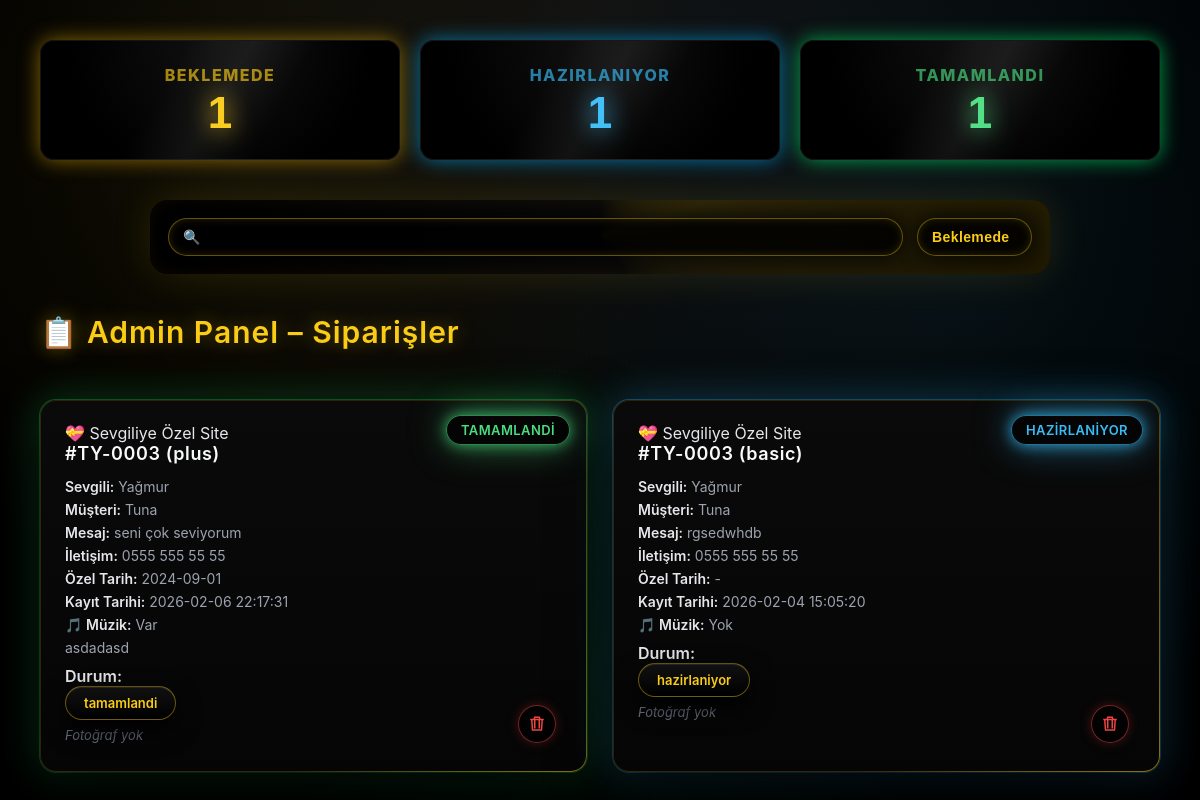
The page /admin/valentine on the database its author committed.
### tables this page shows
CREATE TABLE orders (
        id INTEGER PRIMARY KEY AUTOINCREMENT,
        order_number TEXT,
        package_name TEXT,
        lover_name TEXT,
        customer_name TEXT,
        message TEXT,
        special_date TEXT,
        custom_request TEXT,
        password_choice TEXT,
        site_password TEXT,
        contact TEXT,
        status TEXT DEFAULT 'beklemede',
        created_at DATETIME DEFAULT CURRENT_TIMESTAMP
    , form_type TEXT, music_choice TEXT, music_detail TEXT);

### app.py (the view)
@app.route("/admin/<form_type>")
def admin_form(form_type):
    return render_admin("form_type = ?", (form_type,))

### app.py (called while the page is built)
def db():
    return sqlite3.connect("database.db")

### templates/admin.html (shortened to what this page needs)
<!DOCTYPE html>
<html lang="tr">
<head>
  <link rel="stylesheet" href="static/admin.css">
</head>
<body>
<div class="gotham-dashboard">
  <div class="stat-card yellow">
    <span class="label">Beklemede</span>
    <span class="value" id="stat-beklemede">0</span>
  </div>
  <div class="stat-card blue">
    <span class="label">Hazırlanıyor</span>
    <span class="value" id="stat-hazirlaniyor">0</span>
  </div>
  <div class="stat-card green">
    <span class="label">Tamamlandı</span>
    <span class="value" id="stat-tamamlandi">0</span>
  </div>
</div>
<div class="gotham-filter">
  <div class="radar"></div>
  <input
    type="text"
    id="searchInput"
    placeholder="🔍"
  >
  <select id="statusFilter" name="status">
    <option value="beklemede">Beklemede</option>
  </select>
</div>
<h1>📋 Admin Panel – Siparişler</h1>
<div class="orders-grid">
{% for o in orders %}
  <div class="order" data-status="{{ o[9] }}">
    <div class="order-type">
      {% if o[12] == "valentine" %}
        💝 Sevgiliye Özel Site
      {% else %}
        📦 Genel Sipariş
      {% endif %}
    </div>
    <div class="status-badge">
      {{ o[9] }}
  </div>
    <h2>#{{ o[1] }} ({{ o[2] }})</h2>
    <p><b>Sevgili:</b> {{ o[3] }}</p>
    <p><b>Müşteri:</b> {{ o[4] }}</p>
    <p><b>Mesaj:</b> {{ o[5] }}</p>
    <p><b>İletişim:</b> {{ o[8] }}</p>
    <p><b>Özel Tarih:</b> {{ o[11] or "-" }}</p>
    <p><b>Kayıt Tarihi:</b> {{ o[10] }}</p>
    {% if o[6] == "yes" %}
      <p><b>🎵 Müzik:</b> Var</p>
      {% if o[7] %}
        <p class="music-detail">{{ o[7] }}</p>
      {% endif %}
    {% else %}
      <p><b>🎵 Müzik:</b> Yok</p>
    {% endif %}
    <form method="POST" action="/update-status" style="margin-top: 10px;">
      <label><b>Durum:</b></label>
      <div class="bat-select" data-name="status">
        <div class="bat-selected">{{ o[9] }}</div>
      </div>
    </form>
    {% if photo_map.get(o[0]) %}
      <div class="photos">
        {% for img in photo_map[o[0]] %}
          <img src="/uploads/{{ img }}" loading="lazy">
        {% endfor %}
      </div>
    {% else %}
      <p><i>Fotoğraf yok</i></p>
    {% endif %}
    <form method="POST" action="/delete-order" class="delete-form">
      <button type="button" class="delete-btn" data-order="{{ o[0] }}">
        <svg viewBox="0 0 24 24">
          <path d="M3 6h18M9 6v12m6-12v12M5 6l1 14h12l1-14M8 6l1-3h6l1 3"/>
        </svg>
      </button>
    </form>
  </div>
{% endfor %}
</div>
</body>
</html>

### rows shown on the page
orders: form_type "💝 Sevgiliye Özel Site", status "TAMAMLANDI", order_number "TY-0003", package_name "plus", lover_name "Yağmur", customer_name "Tuna", message "seni çok seviyorum", contact "0555 555 55 55", special_date "2024-09-01", created_at "2026-02-06 22:17:31", music_detail "asdadasd", status "tamamlandi", shows "Fotoğraf yok"
orders: form_type "💝 Sevgiliye Özel Site", status "HAZIRLANIYOR", order_number "TY-0003", package_name "basic", lover_name "Yağmur", customer_name "Tuna", message "rgsedwhdb", contact "0555 555 55 55", special_date "-", created_at "2026-02-04 15:05:20", shows "🎵 Müzik:", status "hazirlaniyor", shows "Fotoğraf yok"
